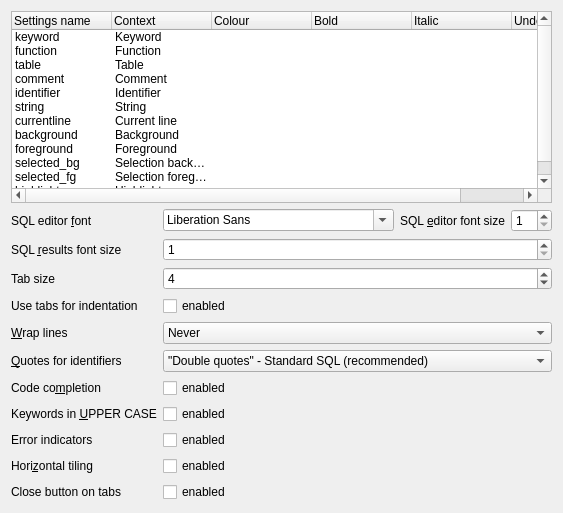
     <widget class="QWidget" name="tab_2">
      <attribute name="title">
       <string>&amp;SQL</string>
      </attribute>
      <layout class="QVBoxLayout" name="verticalLayout_4">
       <item>
        <widget class="QTreeWidget" name="treeSyntaxHighlighting">
         <property name="showDropIndicator" stdset="0">
          <bool>false</bool>
         </property>
         <property name="rootIsDecorated">
          <bool>false</bool>
         </property>
         <column>
          <property name="text">
           <string notr="true">Settings name</string>
          </property>
         </column>
         <column>
          <property name="text">
           <string>Context</string>
          </property>
         </column>
         <column>
          <property name="text">
           <string>Colour</string>
          </property>
         </column>
         <column>
          <property name="text">
           <string>Bold</string>
          </property>
         </column>
         <column>
          <property name="text">
           <string>Italic</string>
          </property>
         </column>
         <column>
          <property name="text">
           <string>Underline</string>
          </property>
         </column>
         <item>
          <property name="text">
           <string notr="true">keyword</string>
          </property>
          <property name="text">
           <string>Keyword</string>
          </property>
          <property name="text">
           <string/>
          </property>
          <property name="text">
           <string/>
          </property>
          <property name="text">
           <string/>
          </property>
          <property name="text">
           <string/>
          </property>
         </item>
         <item>
          <property name="text">
           <string notr="true">function</string>
          </property>
          <property name="text">
           <string>Function</string>
          </property>
         </item>
         <item>
          <property name="text">
           <string notr="true">table</string>
          </property>
          <property name="text">
           <string>Table</string>
          </property>
          <property name="text">
           <string/>
          </property>
          <property name="text">
           <string/>
          </property>
          <property name="text">
           <string/>
          </property>
          <property name="text">
           <string/>
          </property>
         </item>
         <item>
          <property name="text">
           <string notr="true">comment</string>
          </property>
          <property name="text">
           <string>Comment</string>
          </property>
          <property name="text">
           <string/>
          </property>
          <property name="text">
           <string/>
          </property>
          <property name="text">
           <string/>
          </property>
          <property name="text">
           <string/>
          </property>
         </item>
         <item>
          <property name="text">
           <string notr="true">identifier</string>
          </property>
          <property name="text">
           <string>Identifier</string>
          </property>
          <property name="text">
           <string/>
          </property>
          <property name="text">
           <string/>
          </property>
          <property name="text">
           <string/>
          </property>
          <property name="text">
           <string/>
          </property>
         </item>
         <item>
          <property name="text">
           <string notr="true">string</string>
          </property>
          <property name="text">
           <string>String</string>
          </property>
          <property name="text">
           <string/>
          </property>
          <property name="text">
           <string/>
          </property>
          <property name="text">
           <string/>
          </property>
          <property name="text">
           <string/>
          </property>
         </item>
         <item>
          <property name="text">
           <string notr="true">currentline</string>
          </property>
          <property name="text">
           <string>Current line</string>
          </property>
         </item>
         <item>
          <property name="text">
           <string notr="true">background</string>
          </property>
          <property name="text">
           <string>Background</string>
          </property>
         </item>
         <item>
          <property name="text">
           <string notr="true">foreground</string>
          </property>
          <property name="text">
           <string>Foreground</string>
          </property>
         </item>
         <item>
          <property name="text">
           <string notr="true">selected_bg</string>
          </property>
          <property name="text">
           <string>Selection background</string>
          </property>
         </item>
         <item>
          <property name="text">
           <string notr="true">selected_fg</string>
          </property>
          <property name="text">
           <string>Selection foreground</string>
          </property>
         </item>
         <item>
          <property name="text">
           <string notr="true">highlight</string>
          </property>
          <property name="text">
           <string>Highlight</string>
          </property>
         </item>
        </widget>
       </item>
       <item>
        <layout class="QFormLayout" name="formLayout_2">
         <item row="0" column="0">
          <widget class="QLabel" name="label_14">
           <property name="text">
            <string>SQL editor &amp;font</string>
           </property>
           <property name="buddy">
            <cstring>comboEditorFont</cstring>
           </property>
          </widget>
         </item>
         <item row="0" column="1">
          <layout class="QHBoxLayout" name="horizontalLayout_5">
           <item>
            <widget class="QFontComboBox" name="comboEditorFont"/>
           </item>
           <item>
            <widget class="QLabel" name="label_6">
             <property name="text">
              <string>SQL &amp;editor font size</string>
             </property>
             <property name="alignment">
              <set>Qt::AlignRight|Qt::AlignTrailing|Qt::AlignVCenter</set>
             </property>
             <property name="buddy">
              <cstring>spinEditorFontSize</cstring>
             </property>
            </widget>
           </item>
           <item>
            <widget class="QSpinBox" name="spinEditorFontSize">
             <property name="minimum">
              <number>1</number>
             </property>
            </widget>
           </item>
          </layout>
         </item>
         <item row="1" column="0">
          <widget class="QLabel" name="label_7">
           <property name="text">
            <string>SQL &amp;results font size</string>
           </property>
           <property name="buddy">
            <cstring>spinLogFontSize</cstring>
           </property>
          </widget>
         </item>
         <item row="1" column="1">
          <widget class="QSpinBox" name="spinLogFontSize">
           <property name="minimum">
            <number>1</number>
           </property>
          </widget>
         </item>
         <item row="2" column="0">
          <widget class="QLabel" name="label_13">
           <property name="text">
            <string>Tab size</string>
           </property>
           <property name="buddy">
            <cstring>spinTabSize</cstring>
           </property>
          </widget>
         </item>
         <item row="2" column="1">
          <widget class="QSpinBox" name="spinTabSize">
           <property name="minimum">
            <number>1</number>
           </property>
           <property name="maximum">
            <number>16</number>
           </property>
           <property name="value">
            <number>4</number>
           </property>
          </widget>
         </item>
         <item row="3" column="0">
          <widget class="QLabel" name="label_28">
           <property name="text">
            <string>Use tabs for indentation</string>
           </property>
           <property name="buddy">
            <cstring>checkAutoCompletion</cstring>
           </property>
          </widget>
         </item>
         <item row="3" column="1">
          <widget class="QCheckBox" name="checkIndentationUseTabs">
           <property name="toolTip">
            <string>When set, the Tab key will insert tab and space characters for indentation. Otherwise, just spaces will be used.</string>
           </property>
           <property name="text">
            <string>enabled</string>
           </property>
          </widget>
         </item>
         <item row="4" column="0">
          <widget class="QLabel" name="wrapLabel">
           <property name="text">
            <string>&amp;Wrap lines</string>
           </property>
           <property name="buddy">
            <cstring>wrapComboBox</cstring>
           </property>
          </widget>
         </item>
         <item row="4" column="1">
          <widget class="QComboBox" name="wrapComboBox">
           <item>
            <property name="text">
             <string>Never</string>
            </property>
           </item>
           <item>
            <property name="text">
             <string>At word boundaries</string>
            </property>
           </item>
           <item>
            <property name="text">
             <string>At character boundaries</string>
            </property>
           </item>
           <item>
            <property name="text">
             <string>At whitespace boundaries</string>
            </property>
           </item>
          </widget>
         </item>
         <item row="5" column="0">
          <widget class="QLabel" name="label_25">
           <property name="text">
            <string>&amp;Quotes for identifiers</string>
           </property>
           <property name="buddy">
            <cstring>quoteComboBox</cstring>
           </property>
          </widget>
         </item>
         <item row="5" column="1">
          <widget class="QComboBox" name="quoteComboBox">
           <property name="toolTip">
            <string>Choose the quoting mechanism used by the application for identifiers in SQL code.</string>
           </property>
           <property name="whatsThis">
            <string/>
           </property>
           <item>
            <property name="text">
             <string>&quot;Double quotes&quot; - Standard SQL (recommended)</string>
            </property>
           </item>
           <item>
            <property name="text">
             <string>`Grave accents` - Traditional MySQL quotes</string>
            </property>
           </item>
           <item>
            <property name="text">
             <string>[Square brackets] - Traditional MS SQL Server quotes</string>
            </property>
           </item>
          </widget>
         </item>
         <item row="6" column="0">
          <widget class="QLabel" name="label_20">
           <property name="text">
            <string>Code co&amp;mpletion</string>
           </property>
           <property name="buddy">
            <cstring>checkAutoCompletion</cstring>
           </property>
          </widget>
         </item>
         <item row="6" column="1">
          <widget class="QCheckBox" name="checkAutoCompletion">
           <property name="text">
            <string>enabled</string>
           </property>
          </widget>
         </item>
         <item row="7" column="0">
          <widget class="QLabel" name="label_24">
           <property name="text">
            <string>Keywords in &amp;UPPER CASE</string>
           </property>
           <property name="buddy">
            <cstring>checkCompleteUpper</cstring>
           </property>
          </widget>
         </item>
         <item row="7" column="1">
          <widget class="QCheckBox" name="checkCompleteUpper">
           <property name="toolTip">
            <string>When set, the SQL keywords are completed in UPPER CASE letters.</string>
           </property>
           <property name="text">
            <string>enabled</string>
           </property>
          </widget>
         </item>
         <item row="8" column="0">
          <widget class="QLabel" name="label_15">
           <property name="text">
            <string>Error indicators</string>
           </property>
           <property name="buddy">
            <cstring>checkErrorIndicators</cstring>
           </property>
          </widget>
         </item>
         <item row="8" column="1">
          <widget class="QCheckBox" name="checkErrorIndicators">
           <property name="toolTip">
            <string>When set, the SQL code lines that caused errors during the last execution are highlighted and the results frame indicates the error in the background</string>
           </property>
           <property name="text">
            <string>enabled</string>
           </property>
          </widget>
         </item>
         <item row="9" column="0">
          <widget class="QLabel" name="label_10">
           <property name="text">
            <string>Hori&amp;zontal tiling</string>
           </property>
           <property name="buddy">
            <cstring>checkHorizontalTiling</cstring>
           </property>
          </widget>
         </item>
         <item row="9" column="1">
          <widget class="QCheckBox" name="checkHorizontalTiling">
           <property name="toolTip">
            <string>If enabled the SQL code editor and the result table view are shown side by side instead of one over the other.</string>
           </property>
           <property name="text">
            <string>enabled</string>
           </property>
          </widget>
         </item>
         <item row="10" column="0">
          <widget class="QLabel" name="labelCloseButtonOnTabs">
           <property name="text">
            <string>Close button on tabs</string>
           </property>
           <property name="buddy">
            <cstring>checkCloseButtonOnTabs</cstring>
           </property>
          </widget>
         </item>
         <item row="10" column="1">
          <widget class="QCheckBox" name="checkCloseButtonOnTabs">
           <property name="toolTip">
            <string>If enabled, SQL editor tabs will have a close button. In any case, you can use the contextual menu or the keyboard shortcut to close them.</string>
           </property>
           <property name="text">
            <string>enabled</string>
           </property>
          </widget>
         </item>
        </layout>
       </item>
      </layout>
     </widget>
